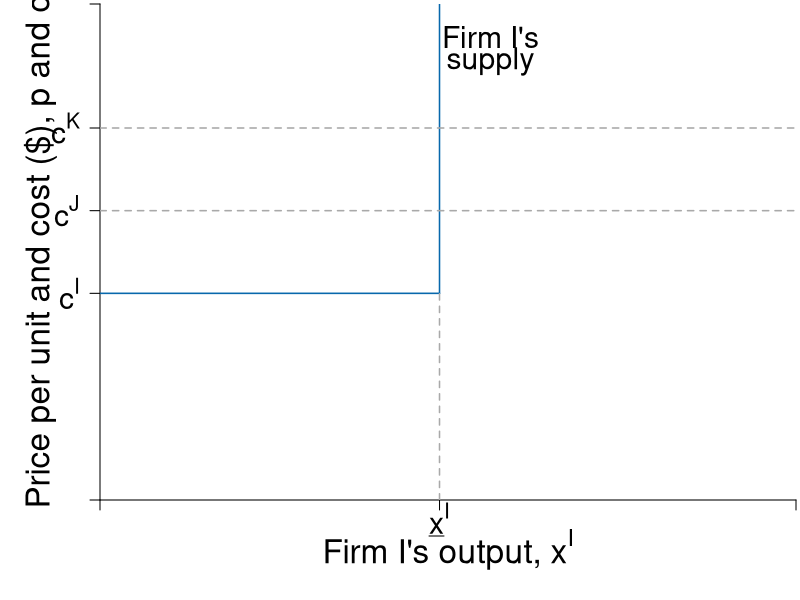

Generate this figure with R:
require(shape)
pdf(file = "firmmarketsupply/supply_stepwise_firmi.pdf", width = 9, height = 7)

#Set parameters for graphics
axislabelsize <- 2
labelsize <- 1.8
graphlinewidth <- 2
segmentlinewidth <- 1.5

COL <- c("#7fc97f", "#beaed4", "#fdc086", "#ffff99", "#386cb0", "#f0027f", "#bf5b17", "#666666")
COLA <- c("#e0f3db", "#99d8c9","#66c2a4","#41ae76", "#238b45", "#005824")
COLB <- c("#c6dbef", "#4eb3d3", "#2b8cbe", "#0868ac","#084081")
COLC <- c("#fcfbfd", "#efedf5", "#dadaeb", "#bcbddc", "#9e9ac8", "#807dba", "#6a51a3", "#54278f", "#3f007d")

par(mar =  c(5, 5, 0.2, 0.2))

xlims <- c(0, 4.1)
ylims <- c(0, 3)

npts <- 501 

plot(0, 0, xlim = xlims, ylim = ylims, type = "n",
     xlab = expression(paste("")),
     ylab = expression(paste("")), 
     xaxt = "n", 
     yaxt = "n", 
     cex.lab = axislabelsize, 
     bty = "n",
     xaxs="i", 
     yaxs="i")

# ticksy <- seq(from = 0, to = ylims[2], by = 2)
# ylabels <- seq(from = 0, to = ylims[2], by = 2)
# ticksx <- seq(from = 0, to = xlims[2], by = 2)
# xlabels <- seq(from = 0, to = xlims[2], by = 2)
shares <- c(0, 2, 4, 8, 10, 13, 15)
costs <- c(1.25, 1.75, 2.25, 3, 3.25, 3.75, 4.25)
#smoothed line
#segments(shares[1], costs[1] - 0.1, shares[7], costs[6] + 0.25, lty = 1, col = COLB[4] , lwd = segmentlinewidth)

ticksy <- c(0, costs[1], costs[2], costs[3], ylims[2])
ylabels <- c(NA, expression(paste(c^I)), expression(paste(c^J)), expression(paste(c^K)), NA)
ticksx <- c(0, shares[2], xlims[2])
#xlabels <- c(NA, expression(paste(x[I])), expression(paste(x[J])), expression(paste(x[K])), expression(paste(x[L])), expression(paste(x[M])), expression(paste(x[N])), NA)
#xlabels <- c(NA, expression(paste(x[I])), expression(paste(x[I] + x[J])), expression(paste(x[I] + x[J]+ x[K])), expression(paste(x[I] + x[J]+ x[K] + x[L])), expression(paste(x[I] + x[J]+ x[K] + x[L]+ x[M])), expression(paste(x[I] + x[J]+ x[K] + x[L]+ x[M] + x[N])), NA)
xlabels <- c(NA, expression(paste(underline(x)^I)), NA)

axis(1, at = ticksx, pos = 0, labels = xlabels, cex.axis = labelsize)
axis(2, at = ticksy, pos = 0, labels = ylabels, las = 1, cex.axis = labelsize)





#Line for Supply
##Firm i
segments(shares[1], costs[1], shares[2], costs[1], lty = 1, col = COLB[4] , lwd = segmentlinewidth)
segments(shares[2], costs[1], shares[2], ylims[2], lty = 1, col = COLB[4] , lwd = segmentlinewidth)
#text((shares[1] + shares[2])/2, costs[1] - 0.2, expression("Firm I"), cex = labelsize)

##Firm 2
# segments(shares[2], costs[2], shares[3], costs[2], lty = 1, col = COLB[4] , lwd = segmentlinewidth)
# segments(shares[3], costs[2], shares[3], costs[3], lty = 1, col = COLB[4] , lwd = segmentlinewidth)
# text((shares[2] + shares[3])/2, costs[2] - 0.2, expression("Firm J"), cex = labelsize)

##Firm 3
# segments(shares[3], costs[3], shares[4], costs[3], lty = 1, col = COLB[4] , lwd = segmentlinewidth)
# segments(shares[4], costs[3], shares[4], costs[4], lty = 1, col = COLB[4] , lwd = segmentlinewidth)
# text((shares[3] + shares[4])/2, costs[3] - 0.2, expression("Firm K"), cex = labelsize)

##Firm 4
# segments(shares[4], costs[4], shares[5], costs[4], lty = 1, col = COLB[4] , lwd = segmentlinewidth)
# segments(shares[5], costs[4], shares[5], costs[5], lty = 1, col = COLB[4] , lwd = segmentlinewidth)
# text((shares[4] + shares[5])/2, costs[4] - 0.2, expression("Firm L"), cex = labelsize)

##Firm 5
# segments(shares[5], costs[5], shares[6], costs[5], lty = 1, col = COLB[4] , lwd = segmentlinewidth)
# segments(shares[6], costs[5], shares[6], costs[6], lty = 1, col = COLB[4] , lwd = segmentlinewidth)
# text((shares[5] + shares[6])/2, costs[5] - 0.2, expression("Firm M"), cex = labelsize)

##Firm 6
# segments(shares[6], costs[6], shares[7], costs[6], lty = 1, col = COLB[4] , lwd = segmentlinewidth)
# segments(shares[7], costs[6], shares[7], costs[7], lty = 1, col = COLB[4] , lwd = segmentlinewidth, xpd = TRUE)
# text((shares[6] + shares[7])/2, costs[6] - 0.2, expression("Firm N"), cex = labelsize)

# #Equilibrium price and quantity
# segments(0, 3, 3, 3, lty = 2, "gray" , lwd = segmentlinewidth)
# segments(3, 0, 3, 3, lty = 2, "gray" , lwd = segmentlinewidth)

#For market price
# segments(0, 2, 1, 2, lty = 2, "gray" , lwd = segmentlinewidth)

#Label axes
#mtext(expression(paste("Quantity of output, ", x)), side=1, line = 2.5, cex = axislabelsize)
text(0.5*xlims[2], -0.3, expression(paste("Firm I's output, ", x^I)), xpd = TRUE, cex = axislabelsize) 
text(-.35, 0.5*ylims[2], expression(paste("Price per unit and cost ($), ", p, " and ", c)), xpd = TRUE, cex = axislabelsize, srt = 90) 
# 
# points(50, 10, pch = 16, col = "black", cex = 1.5)
# text(52, 10.5, expression(M))
# text(4.4, 0.7, expression("Buyers'"), cex = labelsize)
# text(4.4, 0.45, expression("Market Demand"), cex = labelsize)
text(2.3, 2.8, expression("Firm I's"), cex = labelsize)
text(2.3, 2.65, expression("supply"), cex = labelsize)

# text(0.27, 2.6, expression("Equilibrium Price"), cex = labelsize)
# text(0.27, 2.4, expression("falls in this range"), cex = labelsize)
# Arrows(0.55, 2.1, 0.55, 2.9, col = "black", code =3, lty = 1, lwd = 2, arr.type = "triangle", arr.lwd = 0.5)


#Indicator lines
#Vertical lines
segments(shares[2], 0, shares[2], costs[1], lty = 2, col = "darkgrey", lwd = segmentlinewidth)
# segments(shares[3], 0, shares[3], costs[2], lty = 2, col = "darkgrey", lwd = segmentlinewidth)
# segments(shares[4], 0, shares[4], costs[3], lty = 2, col = "darkgrey", lwd = segmentlinewidth)
# segments(shares[5], 0, shares[5], costs[4], lty = 2, col = "darkgrey", lwd = segmentlinewidth)
# segments(shares[6], 0, shares[6], costs[5], lty = 2, col = "darkgrey", lwd = segmentlinewidth)
# segments(shares[7], 0, shares[7], costs[6], lty = 2, col = "darkgrey", lwd = segmentlinewidth)


#horizontal lines
segments(0, costs[2], xlims[2], costs[2], lty = 2, col = "darkgrey", lwd = segmentlinewidth)
segments(0, costs[3], xlims[2], costs[3], lty = 2, col = "darkgrey", lwd = segmentlinewidth)
# segments(0, costs[4], shares[4], costs[4], lty = 2, col = "darkgrey", lwd = segmentlinewidth)
# segments(0, costs[5], shares[5], costs[5], lty = 2, col = "darkgrey", lwd = segmentlinewidth)
# segments(0, costs[6], shares[6], costs[6], lty = 2, col = "darkgrey", lwd = segmentlinewidth)

dev.off()
